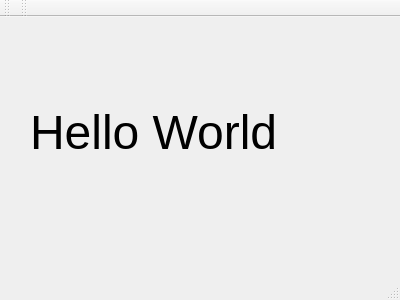
<?xml version="1.0" encoding="UTF-8"?>
<ui version="4.0">
 <class>MainWindow</class>
 <widget class="QMainWindow" name="MainWindow">
  <property name="geometry">
   <rect>
    <x>0</x>
    <y>0</y>
    <width>400</width>
    <height>300</height>
   </rect>
  </property>
  <property name="windowTitle">
   <string>Hello World?</string>
  </property>
  <widget class="QWidget" name="centralWidget">
   <widget class="QLabel" name="label">
    <property name="geometry">
     <rect>
      <x>30</x>
      <y>70</y>
      <width>341</width>
      <height>91</height>
     </rect>
    </property>
    <property name="font">
     <font>
      <pointsize>36</pointsize>
     </font>
    </property>
    <property name="text">
     <string>Hello World</string>
    </property>
   </widget>
  </widget>
  <widget class="QMenuBar" name="menuBar">
   <property name="geometry">
    <rect>
     <x>0</x>
     <y>0</y>
     <width>400</width>
     <height>25</height>
    </rect>
   </property>
  </widget>
  <widget class="QToolBar" name="mainToolBar">
   <attribute name="toolBarArea">
    <enum>TopToolBarArea</enum>
   </attribute>
   <attribute name="toolBarBreak">
    <bool>false</bool>
   </attribute>
  </widget>
  <widget class="QStatusBar" name="statusBar"/>
  <widget class="QToolBar" name="toolBar">
   <property name="windowTitle">
    <string>toolBar</string>
   </property>
   <attribute name="toolBarArea">
    <enum>TopToolBarArea</enum>
   </attribute>
   <attribute name="toolBarBreak">
    <bool>false</bool>
   </attribute>
  </widget>
 </widget>
 <layoutdefault spacing="6" margin="11"/>
 <resources/>
 <connections/>
</ui>
